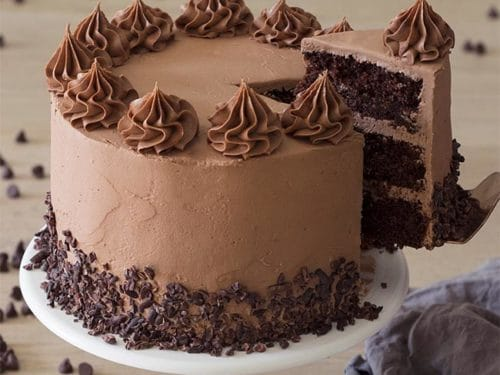
#> input picture images/cake.jpg, 500 x 375 px, found by its file name
$ python artistAres.py
#> lines starting #> are read from the running program, lines starting #| are printed output that depends on the picture
#> further down, image is the input picture: PIL image 500x375 RGB; mean R, G, B 126.8, 99.7, 87
import PIL
import numpy as np
import scipy as sp
from scipy.spatial import distance
from PIL import ImageFont
from PIL import Image
from PIL import ImageDraw

def scale_down(image, new_w):
#> called with new_w = 80
    cursor = 2  # approximate ratio of cursor as pixel
    (orig_w, orig_h) = image.size
#> orig_w = 500; orig_h = 375
    aspect_ratio = orig_h/(orig_w * cursor)
#> aspect_ratio = 0.375
    new_h = round(aspect_ratio * new_w)
#> new_h = 30
    new_image = image.resize((new_w, new_h))
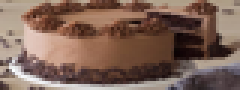
#> new_image: PIL image 80x30 RGB (shown 3 times larger); mean R, G, B 126.8, 99.7, 87

    return new_image


def color_convert(image_array, x, y):
    colors = (0, 95, 135, 175, 215, 255)
    red = colors.index(min(colors, key=lambda n: abs(n - image_array[x, y, 0])))*36
    grn = colors.index(min(colors, key=lambda n: abs(n - image_array[x, y, 1])))*6
    blu = colors.index(min(colors, key=lambda n: abs(n - image_array[x, y, 2])))
#    red = str(int(51 * round(image_array[x, y, 0] / 51)/51))
#    grn = str(int(51 * round(image_array[x, y, 1] / 51)/51))
#    blu = str(int(51 * round(image_array[x, y, 2] / 51)/51))
    color_string = str(red + grn + blu + 16)

    return color_string


def img_convert(image_array):
    (w, h, colors) = image_array.shape
#> w = 30; h = 80; colors = 3
    color_string = ''
    last_color = ''
    flag = 0
    for x in range(0, w-1):
        for y in range(0, h-1):
            new_color = color_convert(image_array, x, y)
            if new_color == last_color:
                color_string = color_string + " "
            else:
                color_string = color_string + "%X" + new_color + " "
            last_color = new_color
        color_string = color_string[0:len(color_string)-1] + "%X" + last_color + " %xn%r%X" + last_color
#> this loop made 29 passes
#> color_string on passes 1 to 2: '101', '144'
    print('think ' + color_string)
#> (printed output is left out)

    return color_string


# image = Image.open('Osmium3.jpg')
image = Image.open('cake.jpg')
print('Image opened.')

standard = 80
image_sc = scale_down(image, standard)
image_sc.show()

image_array = np.array(image_sc)

art_string = img_convert(image_array)

$ run again, with Osmium3.jpg copied over images/cake.jpg
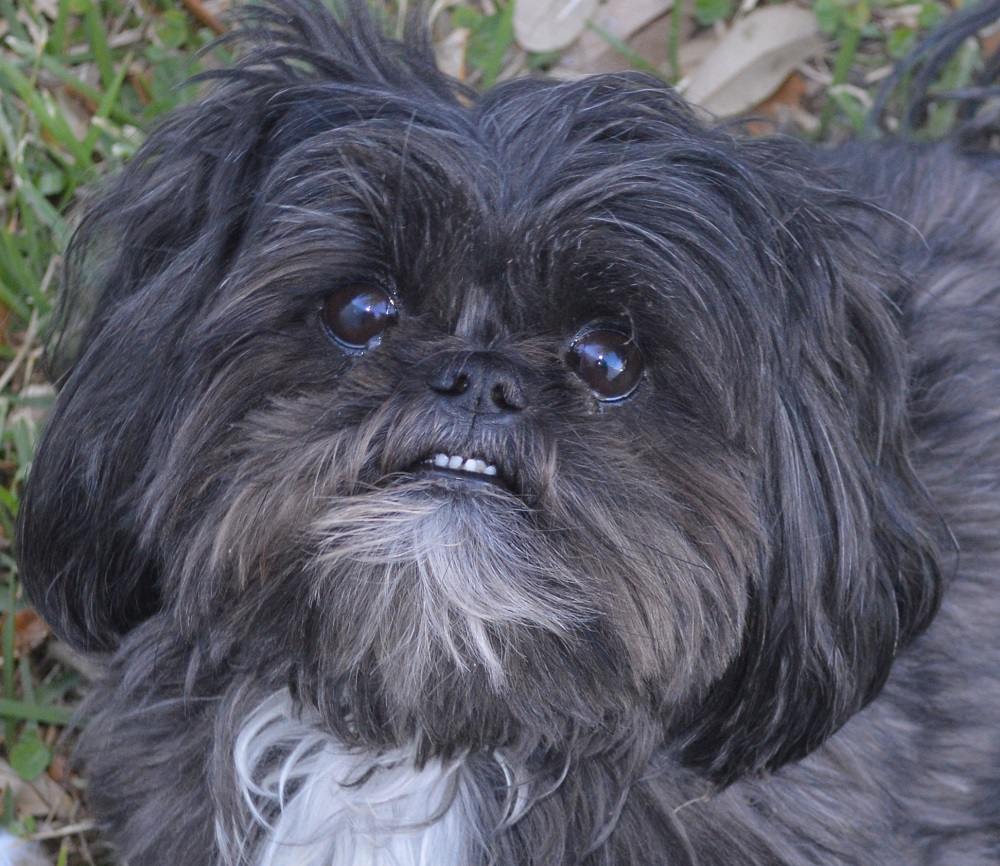
#> input picture Osmium3.jpg, 1000 x 866 px, found by its file name
#> image is the input picture: PIL image 1000x866 RGB; mean R, G, B 89.4, 90.7, 101.4
#> in scale_down, `new_image = image.resize((new_w, new_h))`:
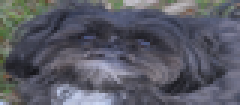
#> new_image: PIL image 80x35 RGB (shown 3 times larger); mean R, G, B 89.4, 90.7, 101.4
#> the loop in img_convert, `for x in range(0, w-1):` made 34 passes
#> color_string on passes 1 to 2: '59', '145'
#> (printed output is left out)

$ run again, with images/Nickel_chunk.jpg copied over images/cake.jpg
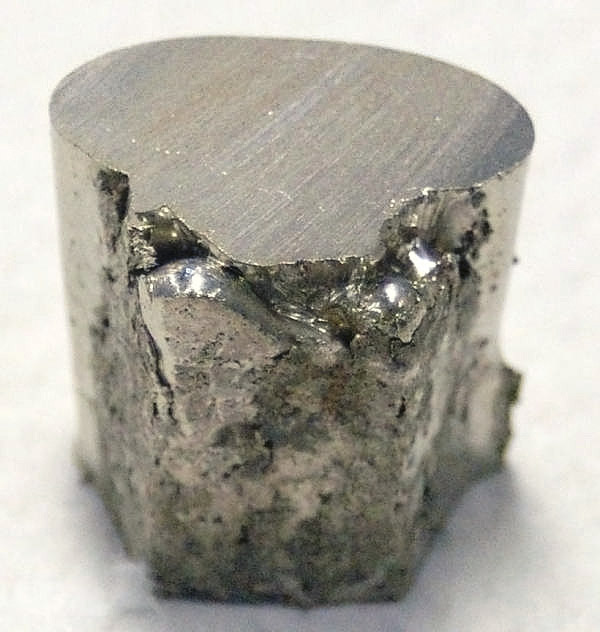
#> input picture images/Nickel_chunk.jpg, 600 x 632 px, found by its file name
#> image is the input picture: PIL image 600x632 RGB; mean R, G, B 171, 167.9, 158.6
#> in scale_down, `new_image = image.resize((new_w, new_h))`:
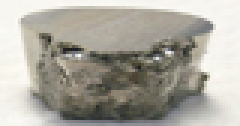
#> new_image: PIL image 80x42 RGB (shown 3 times larger); mean R, G, B 171, 167.9, 158.6
#> the loop in img_convert, `for x in range(0, w-1):` made 41 passes
#> color_string on passes 1 to 2: '231', '231'
#> (printed output is left out)
